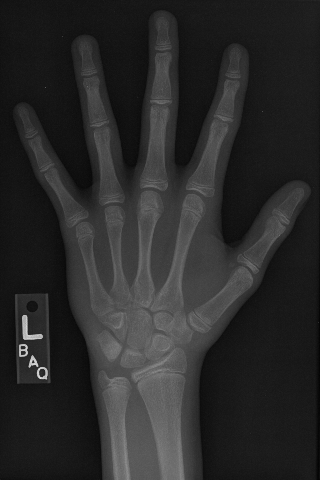
#> input picture Biomedical-image/dataset/hand.png, 320 x 480 px
$ jupyter execute 'b) masks & filters.ipynb'
#> lines starting #> are read from the running program, lines starting #| are printed output that depends on the picture; after the words box and inside, x2 and y2 are one past the last pixel; in counts of white or black regions, pixels touching at a corner belong together
# Masks and Filters in Biomedical Image Analysis

[cell 1]
import numpy as np
import matplotlib.pyplot as plt
import imageio

plt.rcParams['figure.figsize'] = (10, 8)

[cell 2]
def format_and_render_plot():
    '''Custom function to simplify common formatting operations for exercises. Operations include:
    1. Turning off axis grids.
    2. Calling `plt.tight_layout` to improve subplot spacing.
    3. Calling `plt.show()` to render plot.'''
    fig = plt.gcf()
    for ax in fig.axes:
        ax.axis('off')
    plt.tight_layout()
    plt.show()

## Image intensities
- Pixels and voxels
    - Pixel: 2D picture elements
    - Voxel: 3D volume elements
- Histograms
    - Count number of pixels at each intensity value
- Equalization
    - Distributions often skewed toward low intensity (background values)
    - Redistribute values to optimize full intensity range


### Intensity
In this chapter, we will work with a hand [radiograph](https://en.wikipedia.org/wiki/Radiography) from a 2017 [Radiological Society of North America competition](http://rsnachallenges.cloudapp.net/competitions/4). X-ray absorption is highest in dense tissue such as bone, so the resulting intensities should be high. Consequently, images like this can be used to predict "bone age" in children.

To start, let's load the image and check its intensity range.

The image datatype determines the range of possible intensities: e.g., 8-bit unsigned integers (`uint8`) can take values in the range of 0 to 255. A colorbar can be helpful for connecting these values to the visualized image.

[cell 3]
# Load the hand radiograph
im = imageio.imread('./dataset/hand.png')
#> im is the input picture: shape (480, 320); min 3, max 224, mean 42
print('Data type:', im.dtype)
#| Data type: uint8
print('Min. value:', im.min())
#| Min. value: 3
print('Max value:', im.max())
#| Max value: 224

# Plot the grayscale image
plt.imshow(im, vmin=0, vmax=255)
plt.colorbar()
format_and_render_plot()
#> in format_and_render_plot, `plt.show()`:
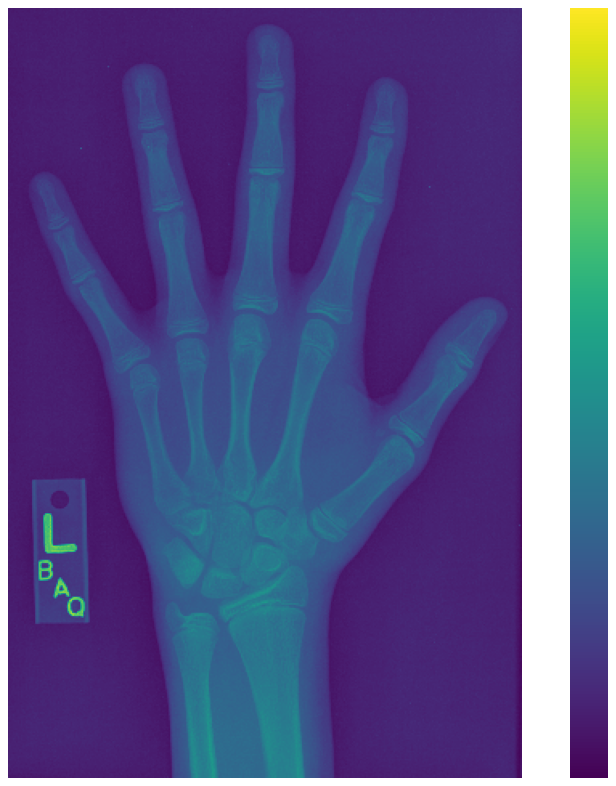
#> figure drawn by matplotlib, 2 panels

### Histograms
**Histograms** display the distribution of values in your image by binning each element by its intensity then measuring the size of each bin.

The area under a histogram is called the **cumulative distribution function** (CDF for short). It measures the frequency with which a given range of pixel intensities occurs.

For this exercise, describe the intensity distribution in im by calculating the histogram and cumulative distribution function and displaying them together.

[cell 4]
import scipy.ndimage as ndi

# Create a histogram, binned at each possible value
hist = ndi.histogram(im, min=0, max=255, bins=256)
#> hist = 256 values, max 7684 at index 20, min 0 at index 0, mean 600

# Create a cumulative distribution function
cdf = hist.cumsum() / hist.sum()
#> cdf = 256 values from 0 to 1

# Plot the histogram and CDF
fig, axes = plt.subplots(2, 1, sharex=True)
axes[0].plot(hist, label='Histogram');
axes[1].plot(cdf, label='CDF');
format_and_render_plot();

You can see the data is clumped into a few separate distributions, consisting of background noise, skin, bone, and artifacts. Sometimes we can separate these well with global thresholds (foreground/background); other times the distributions overlap quite a bit (skin/bone).

## Masks
### Create a mask
Masks are the primary method for removing or selecting specific parts of an image. They are binary arrays that indicate whether a value should be included in an analysis. Typically, masks are created by applying one or more logical operations to an image.

For this exercise, try to use a simple intensity threshold to differentiate between skin and bone in the hand radiograph.

[cell 5]
# Create skin and bone masks
mask_bone = im >= 75
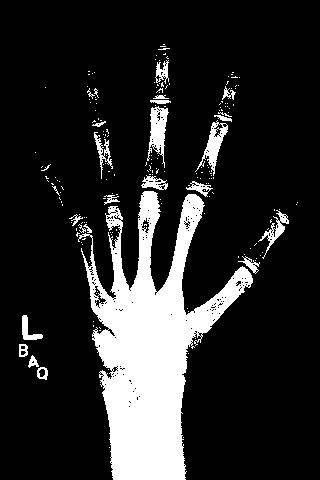
#> mask_bone: shape (480, 320) bool; 16.2% white; 193 white regions (169 under 20 px), largest, box (x1, y1, x2, y2) and area: (78, 191, 253, 480) 21130, (147, 106, 169, 168) 664, (195, 120, 228, 176) 572
mask_skin = (im >= 35) & (im < 75)
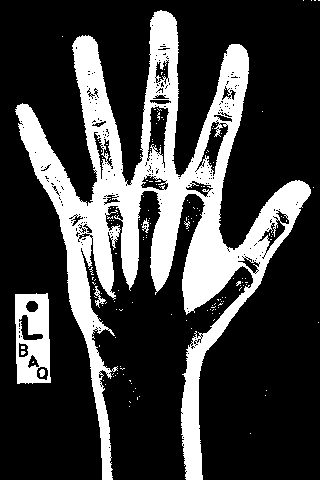
#> mask_skin: shape (480, 320) bool; 24.8% white; 163 white regions (157 under 20 px), largest, box (x1, y1, x2, y2) and area: (15, 10, 311, 480) 35216, (15, 293, 51, 384) 2354, (94, 286, 106, 308) 82, (142, 218, 149, 233) 51, (39, 369, 45, 377) 37, (184, 221, 190, 229) 20

# Plot the skin (0) and bone (1) masks
fig, axes = plt.subplots(1, 2)
axes[0].imshow(mask_skin, cmap='gray')
axes[1].imshow(mask_bone, cmap='gray')
format_and_render_plot()

### Apply a mask
Although masks are binary, they can be applied to images to filter out pixels where the mask is `False`.

NumPy's `where()` function is a flexible way of applying masks. It takes three arguments:
```python
np.where(condition, x, y)
```

`condition`, `x` and `y` can be either arrays or single values. This allows you to pass through original image values while setting masked values to 0.

Let's practice applying masks by selecting the bone-like pixels from the hand x-ray (`im`).

[cell 6]
# Screen out non-bone pixels from "im"
mask_bone = im >= 75
im_bone = np.where(mask_bone, im, 0)
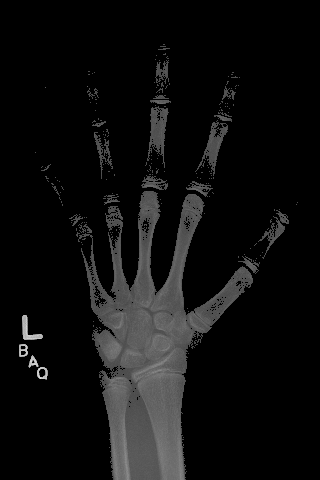
#> im_bone: shape (480, 320); min 0, max 224, mean 15

# Get the histogram of bone intensity
hist = ndi.histogram(im_bone, min=1, max=255, bins=255)
#> hist = 255 values, max 975 at index 75, min 0 at index 0, mean 97.85

# Plot masked image and histogram
fig, axes = plt.subplots(2, 1)
axes[0].imshow(im_bone, cmap='gray')
axes[1].plot(hist)
format_and_render_plot()
#> in format_and_render_plot (call 4), `plt.show()`:
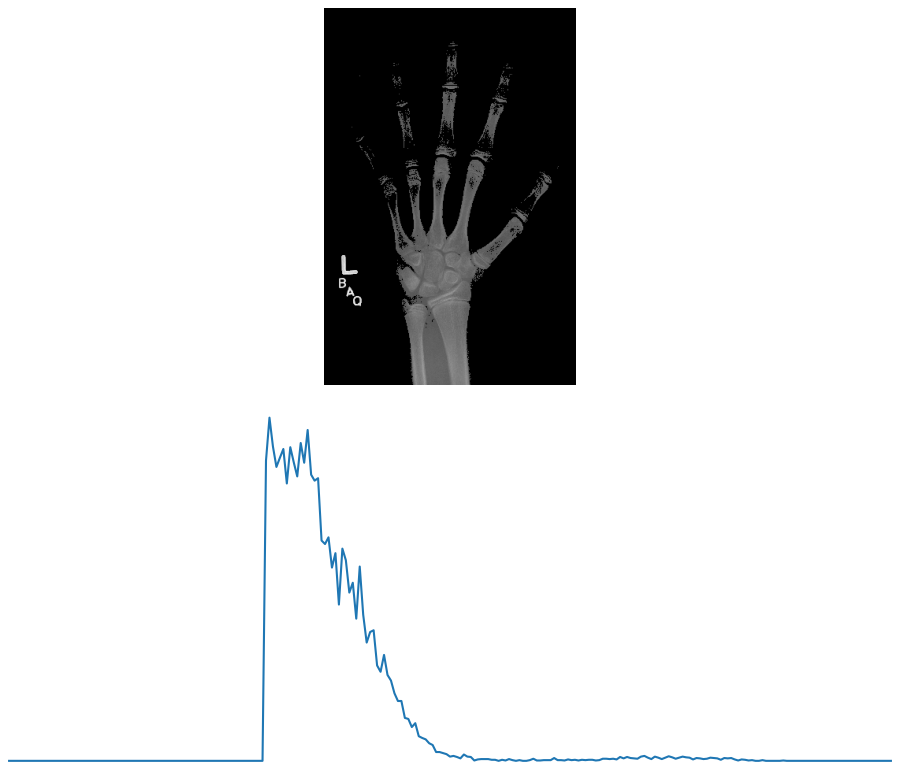
#> figure drawn by matplotlib, 2 panels

### Tune a mask
Imperfect masks can be tuned through the addition and subtraction of pixels. SciPy includes several useful methods for accomplishing these ends. These include:

- `binary_dilation`: Add pixels along edges
- `binary_erosion`: Remove pixels along edges
- `binary_opening`: Erode then dilate, "opening" areas near edges
- `binary_closing`: Dilate then erode, "filling in" holes

For this exercise, create a bone mask then tune it to include additional pixels.

[cell 7]
# Create and tune bone mask
mask_bone = im >= 75
mask_dilate = ndi.binary_dilation(mask_bone, iterations=5)
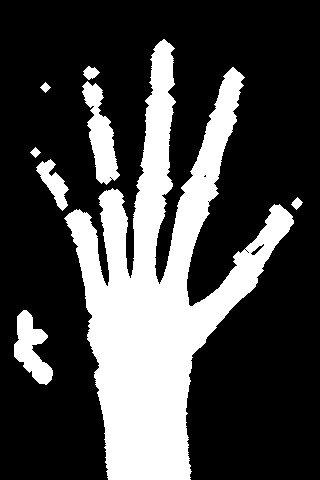
#> mask_dilate: shape (480, 320) bool; 27.4% white; 8 white regions, largest, box (x1, y1, x2, y2) and area: (64, 39, 294, 480) 37544, (82, 81, 120, 185) 1888, (14, 310, 53, 385) 1530
mask_closed = ndi.binary_closing(mask_bone, iterations=5)
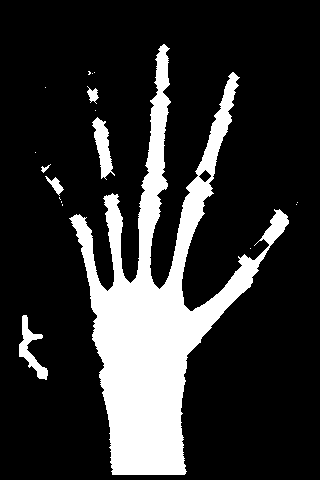
#> mask_closed: shape (480, 320) bool; 18.9% white; 18 white regions (12 under 20 px), largest, box (x1, y1, x2, y2) and area: (69, 44, 289, 475) 27386, (92, 117, 115, 180) 685, (19, 315, 48, 380) 650, (45, 176, 64, 196) 142, (87, 86, 99, 104) 111, (41, 164, 51, 173) 33

# Plot masked images
fig, axes = plt.subplots(1, 3)
axes[0].imshow(mask_bone, cmap='gray')
axes[1].imshow(mask_dilate, cmap='gray')
axes[2].imshow(mask_closed, cmap='gray')
format_and_render_plot()

## Filters
- Convolution with a sharpening filter

[cell 8]
# Set filter weights
weights = [[0.11, 0.11, 0.11],
           [0.11, 0.11, 0.11],
           [0.11, 0.11, 0.11]]

# Convolve the image with the filter
im_filt = ndi.convolve(im, weights)

# Plot the images
fig, axes = plt.subplots(1, 2)
axes[0].imshow(im)
axes[1].imshow(im_filt)
format_and_render_plot()

Filter functions
Convolutions rely on a set of weights, but filtering can also be done using functions such as the mean, median and maximum. Just like with convolutions, filter functions will update each pixel value based on its local neighborhood.

Consider the following lines of code

```python
assert im_filt[1,1] == 49```

Which of the following statements should go in the blank so that the assert statement evaluates to True?

[cell 9]
im = np.array([[93, 36,  87],
               [18, 49,  51],
               [45, 32,  63]])

im_filt = ndi.convolve(im, weights)

[cell 10]
im_filt[1,1]==49

[cell 11]
im1 =ndi.maximum_filter(im, size=3)

[cell 12]
im1[1,1] == 49

[cell 13]
im2 = ndi.uniform_filter(im, size=3)

[cell 14]
im2[1,1] == 49

[cell 15]
im3=ndi.percentile_filter(im, 60, size=3)

[cell 16]
im3[1,1] == 49

[cell 17]
im4= ndi.median_filter(im, size=3)

[cell 18]
im4[1,1] == 49

### Smoothing
Smoothing can improve the [signal-to-noise ratio](https://en.wikipedia.org/wiki/Signal-to-noise_ratio)(SNR for short) of your image by blurring out small variations in intensity. The Gaussian filter is excellent for this: it is a circular (or spherical) smoothing kernel that weights nearby pixels higher than distant ones.

The width of the distribution is controlled by the sigma argument, with higher values leading to larger smoothing effects.

For this exercise, test the effects of applying Gaussian filters to the foot x-ray before creating a bone mask.

[cell 19]
# Smooth "im" with Gaussian filters
im_s1 = ndi.gaussian_filter(im, sigma=1)
im_s3 = ndi.gaussian_filter(im, sigma=3)

# Draw bone masks of each image
fig, axes = plt.subplots(1, 3)
axes[0].imshow(im >= 75, cmap='gray')
axes[1].imshow(im_s1 >= 75, cmap='gray')
axes[2].imshow(im_s3 >= 75, cmap='gray')
format_and_render_plot()
#> in format_and_render_plot (call 7), `plt.show()`:
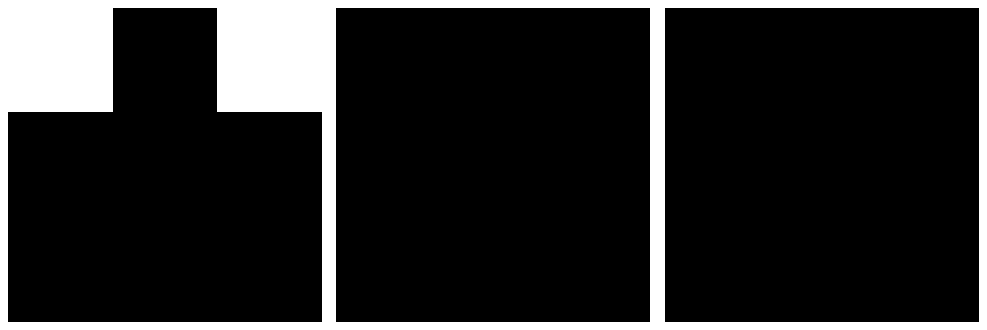
#> figure drawn by matplotlib, 3 panels

## Feature detection
### Detect edges
Filters can also be used as "detectors." If a part of the image fits the weighting pattern, the returned value will be very high (or very low).

In the case of edge detection, that pattern is a change in intensity along a plane. A filter detecting horizontal edges might look like this:
```python
weights = [[+1, +1, +1],
           [ 0,  0,  0],
           [-1, -1, -1]]
```

For this exercise, create a vertical edge detector and see how well it performs on the hand x-ray (im).

[cell 20]
# Set weights to detect vertical edges
weights = [[1, 0, -1], [1, 0, -1], [1, 0, -1]]

# Convolve "im" with filter weights
edges = ndi.convolve(im, weights)

# Draw the image in color
plt.imshow(edges, cmap='seismic', vmin=-75, vmax=75);
plt.colorbar();
format_and_render_plot();
#> in format_and_render_plot (call 8), `plt.show()`:
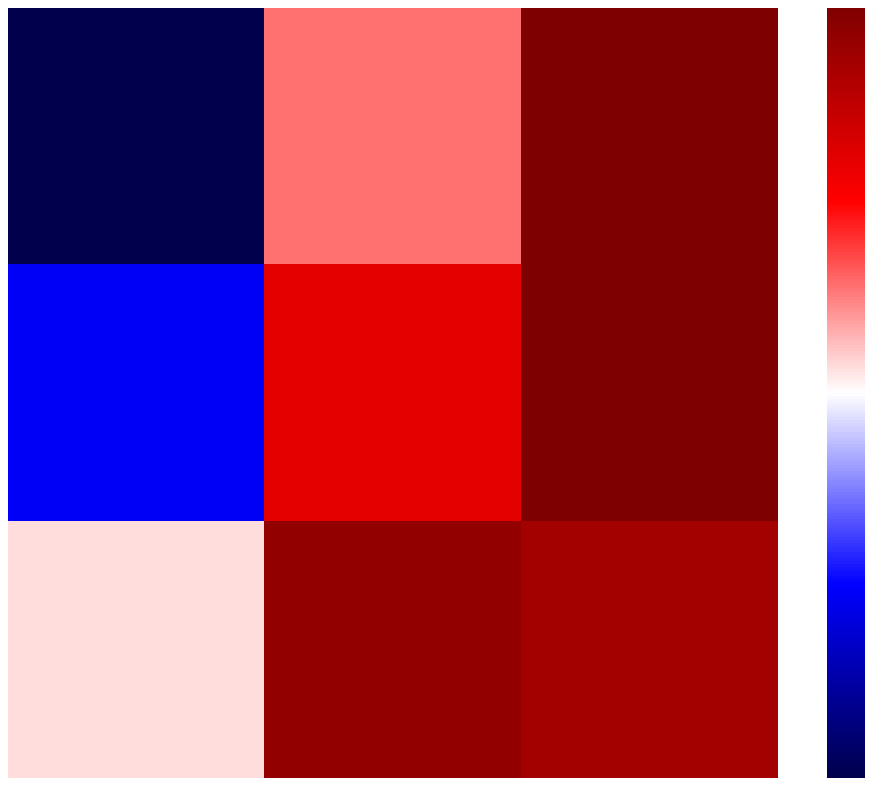
#> figure drawn by matplotlib, 2 panels

### Detect edges (2)
Edge detection can be performed along multiple axes, then combined into a single edge value. For 2D images, the horizontal and vertical "edge maps" can be combined using the Pythagorean theorem:

$$ z = \sqrt{x^2 + y^2} $$

One popular edge detector is the [Sobel filter](https://en.wikipedia.org/wiki/Sobel_operator). The Sobel filter provides extra weight to the center pixels of the detector:
```python
weights = [[ 1,  2,  1],
           [ 0,  0,  0],
           [-1, -2, -1]]
```
For this exercise, improve upon your previous detection effort by merging the results of two Sobel-filtered images into a composite edge map.

[cell 21]
# Apply Sobel filter along both axes
sobel_ax0 = ndi.sobel(im, axis=0)
sobel_ax1 = ndi.sobel(im, axis=1)

# Calculate edge magnitude
edges = np.sqrt(np.square(sobel_ax0) + np.square(sobel_ax1))

[cell 22]
# Plot edge magnitude
plt.imshow(edges, cmap='gray', vmax=75)
format_and_render_plot()
#> in format_and_render_plot (call 9), `plt.show()`:
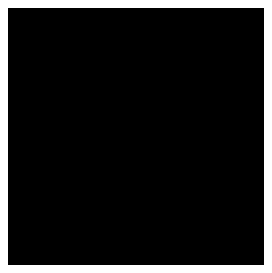
#> figure drawn by matplotlib, 1 panel
